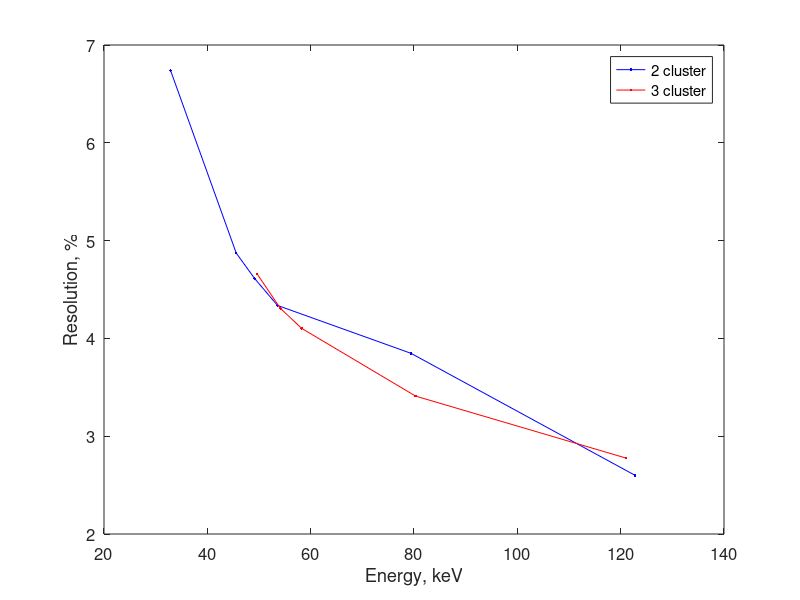

Source code (MATLAB):
%% energy resolution
% x = [14.71  32.87 ];
% y = [5.64   4.91];
% x = [19.74  45.59];
% y = [6.003  4.935 ];
% 
% x = [22.95  49.15];
% y = [5.985  5.14 ];
% 
% 
% x = [53.58];
% y = [5.488 ];ction specifies the limits for the current axes.
% 
% x = [57.1];
% y = [5.345 ];
% 
% x = [79.42];
% y = [9.337 ];
% 
% x = [122.8];
% y = [10.19 ];
% 
%x = [32.87 45.59   49.15  53.58   57.1   79.42  122.8];
%y = [4.91  4.935  5.14    5.4     5.345  9.337  10.19];

figure('Renderer', 'painters', 'Position', [10 10 400 300]);
set(0,'defaultAxesFontSize',12)

x = [32.87 45.59   49.15  53.58      79.42  122.8];
y = [4.91  4.935  5.14    5.4       9.337  10.19];
y = sqrt(y);
plot(x, y./x*100, '.-b', 'DisplayName', '2 cluster'); hold on;


x = [ 49.65  54.13  58.25  80.31   121];
y = [ 5.349  5.437   5.712  7.5    11.29];
y = sqrt(y);
plot(x, y./x*100, '.-r', 'DisplayName', '3 cluster'); hold on;
% xlim([0 inf]);
% ylim([0 inf]);
%xlabel('TOT', 'FontSize', 8);
xlabel('Energy, keV');
ylabel('Resolution, %');
legend('show');
%stitle(sprintf('X-Ray Diffraction. Crystal Si 220. %d cluster', i));
print('-clipboard','-dbitmap');
